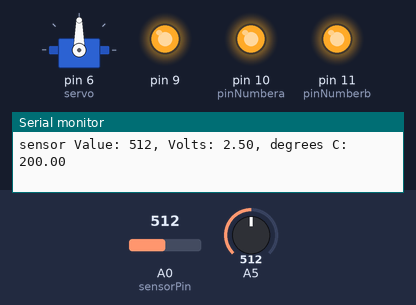
Recording of a sketch running on a simulated Arduino Uno, built with avr-gcc and run on an emulated ATmega328P. On the bench: servo, output pins drawn as LEDs (lit = HIGH), the last lines printed to the serial monitor. The test bench sets the inputs (shaded band); at power-on: A0 (sensorPin) = 512, A5 = 512.

Above: at 1.2 s.
1.3 s: A0 (sensorPin) set to 59
4.3 s: A0 (sensorPin) set to 53
At 5.5 s:
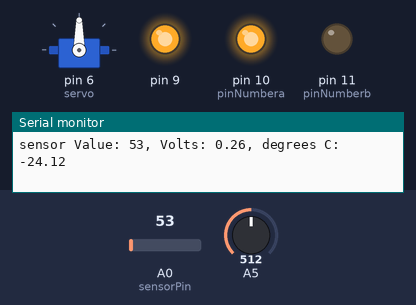
5.8 s: A0 (sensorPin) set to 0
At 6.3 s:
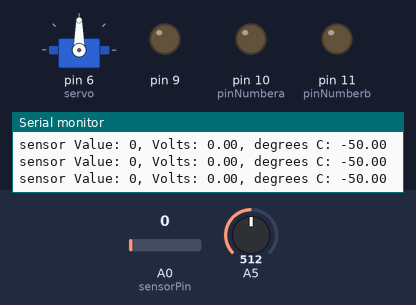
7.3 s: A0 (sensorPin) set to 122
At 8.0 s:
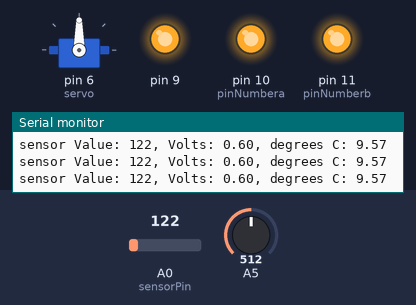
8.8 s: A5 set to 716
At 10.0 s:
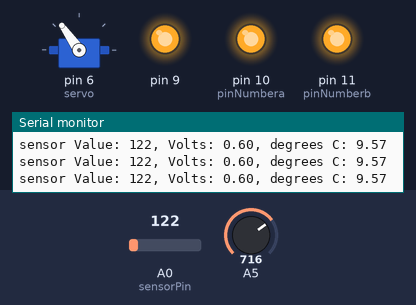
10.3 s: A5 set to 900
At 10.8 s:
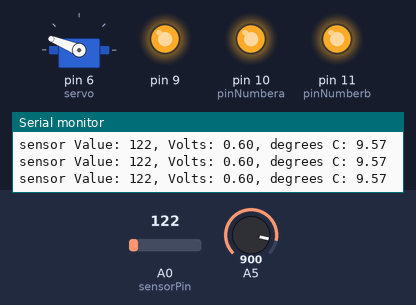
Timing chart, 0 to 12.8 s (numbered marks = the images above; inputs shaded):
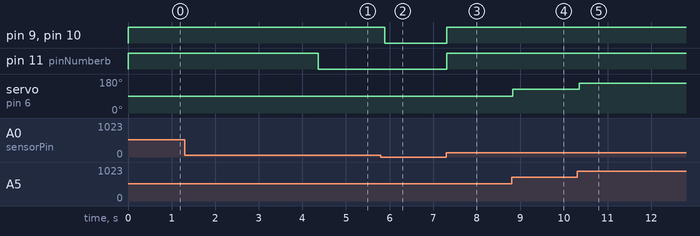

Measured:
- the behaviour switches between 54 and 53 on A0 (sensorPin) (found by bisection; images 0 and 1)
- after the input at 4.3 s, pin 11 (pinNumberb): HIGH → LOW after 0.07 s
- after the input at 5.8 s, pin 9, pin 10 (pinNumbera): HIGH → LOW after 0.09 s
- after the input at 7.3 s, pin 9, pin 10 (pinNumbera), pin 11 (pinNumberb): LOW → HIGH at once
- after the input at 8.8 s, servo on pin 6 (servo): 90° → 125° at once
- after the input at 10.3 s, servo on pin 6 (servo): 125° → 158° after 0.05 s

The sketch:

Stupid_pet_trick.ino
```cpp
const int sensorPin = A0;
// room temperature in Celsius
const float baselineTemp = -27.0;
int pinNumber = 9;
int pinNumbera = 10;
int pinNumberb = 11;
#include <Servo.h>
int val = 0;
int angle = 100;
Servo servo;

void setup() {
  // open a serial connection to display values
  Serial.begin(9600);
  // set the LED pins as outputs
  // the for() loop saves some extra coding
  for (int pinNumber = 9; pinNumber < 12; pinNumber++) {
    pinMode(pinNumber, OUTPUT);
    digitalWrite(pinNumber, LOW);
  }
  servo.attach(6);
}

void loop() {
  // read the value on AnalogIn pin 0 and store it in a variable
  int sensorVal = analogRead(sensorPin);

  // send the 10-bit sensor value out the serial port
  Serial.print("sensor Value: ");
  Serial.print(sensorVal);

  // convert the ADC reading to voltage
  float voltage = (sensorVal / 1024.0) * 5.0;

  // Send the voltage level out the Serial port
  Serial.print(", Volts: ");
  Serial.print(voltage);

  // convert the voltage to temperature in degrees C
  // the sensor changes 10 mV per degree
  // the datasheet says there's a 500 mV offset
  // ((voltage - 500 mV) times 100)
  Serial.print(", degrees C: ");
  float temperature = (voltage - .5) * 100;
  Serial.println(temperature);

  // if the current temperature is lower than the baseline turn off all LEDs
  if (temperature < baselineTemp + 1) {
    digitalWrite(9, LOW);
    digitalWrite(10, LOW);
    digitalWrite(11, LOW);
  } // if the temperature rises 1-2 degrees, turn an LED on
  else if (temperature >= baselineTemp + 1 && temperature < baselineTemp + 2) {
    digitalWrite(9, HIGH);
    digitalWrite(10, LOW);
    digitalWrite(11, LOW);
  } // if the temperature rises 2-3 degrees, turn a second LED on
  else if (temperature >= baselineTemp + 2 && temperature < baselineTemp + 3) {
    digitalWrite(9, HIGH);
    digitalWrite(10, HIGH);
    digitalWrite(11, LOW);
  } // if the temperature rises more than 3 degrees, turn all LEDs on
  else if (temperature >= baselineTemp + 3) {
    digitalWrite(9, HIGH);
    digitalWrite(10, HIGH);
    digitalWrite(11, HIGH);
  val = analogRead(A5);
  angle = map(val, 0, 1023, 0, 180);
  servo.write(angle);

  }
  delay(100);
}
```
